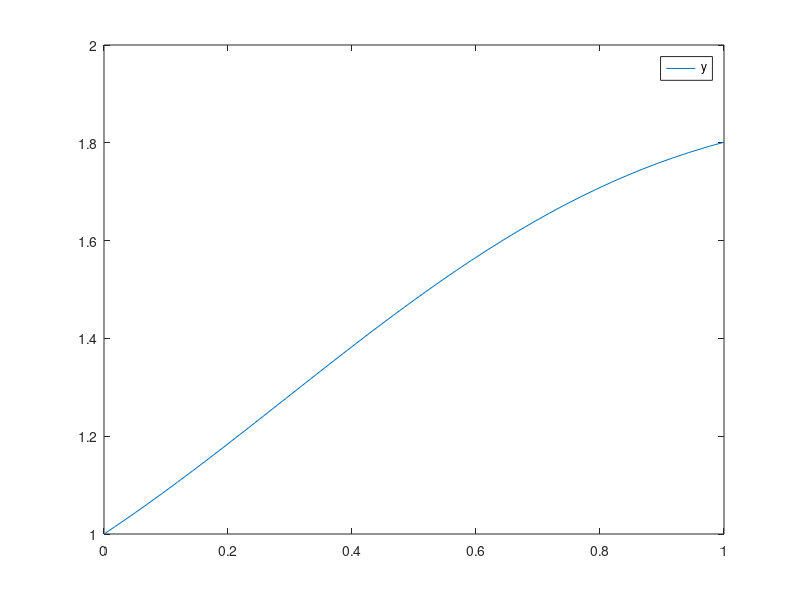

Here is the MATLAB script that generated this plot:
% Plot solutions to systems of first order ODEs (ode45)
%  FIRST ORDER SYSTEMS AND EQUATIONS ONLY
clear
clc

% INPUT IN THIS FORM: y' = f(t,y)
dydt = @(t,y) sin(t+y); % can be a column vector [Dy(1) ; Dy(2)] 

interval = [0 1]; %  [t_min t_max]
init = 1;  %  Form: [y1'(t_min) y2'(t_min)] and must have #init = #eqns

[T, Y] = ode45(dydt, interval, init);  % ode45(function, interval, initialcondition)

plot(T,Y) % for solution plots
legend('y')

% plot(Y(:,1),Y(:,2)) % for phase plot
% legend('r')
